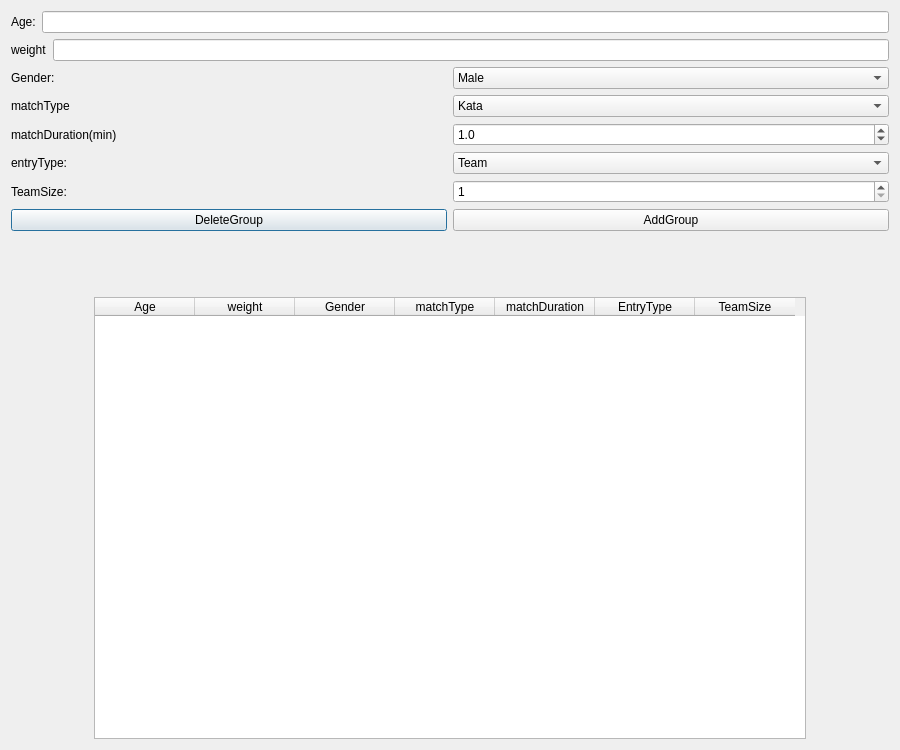
<?xml version="1.0" encoding="UTF-8"?>
<ui version="4.0">
 <class>CompetitionGroupForm</class>
 <widget class="QDialog" name="CompetitionGroupForm">
  <property name="geometry">
   <rect>
    <x>0</x>
    <y>0</y>
    <width>900</width>
    <height>750</height>
   </rect>
  </property>
  <property name="windowTitle">
   <string>Dialog</string>
  </property>
  <layout class="QVBoxLayout" name="verticalLayout">
   <item>
    <layout class="QHBoxLayout" name="horizontalLayout_2">
     <item>
      <widget class="QLabel" name="AgeLabel">
       <property name="text">
        <string>Age:</string>
       </property>
      </widget>
     </item>
     <item>
      <widget class="QLineEdit" name="ageLineEdit"/>
     </item>
    </layout>
   </item>
   <item>
    <layout class="QHBoxLayout" name="horizontalLayout_3">
     <item>
      <widget class="QLabel" name="weightLabel">
       <property name="text">
        <string>weight</string>
       </property>
      </widget>
     </item>
     <item>
      <widget class="QLineEdit" name="weightLineEdit"/>
     </item>
    </layout>
   </item>
   <item>
    <layout class="QHBoxLayout" name="horizontalLayout_4">
     <item>
      <widget class="QLabel" name="GenderLabel">
       <property name="text">
        <string>Gender:</string>
       </property>
      </widget>
     </item>
     <item>
      <widget class="QComboBox" name="genderComboBox">
       <item>
        <property name="text">
         <string>Male</string>
        </property>
       </item>
       <item>
        <property name="text">
         <string>Female</string>
        </property>
       </item>
      </widget>
     </item>
    </layout>
   </item>
   <item>
    <layout class="QHBoxLayout" name="horizontalLayout_5">
     <item>
      <widget class="QLabel" name="matchTypeLabel">
       <property name="text">
        <string>matchType</string>
       </property>
      </widget>
     </item>
     <item>
      <widget class="QComboBox" name="matchTypeComboBox">
       <item>
        <property name="text">
         <string>Kata</string>
        </property>
       </item>
       <item>
        <property name="text">
         <string>Kumite</string>
        </property>
       </item>
      </widget>
     </item>
    </layout>
   </item>
   <item>
    <layout class="QHBoxLayout" name="horizontalLayout_6">
     <item>
      <widget class="QLabel" name="matchDurationLable">
       <property name="text">
        <string>matchDuration(min)</string>
       </property>
      </widget>
     </item>
     <item>
      <widget class="QDoubleSpinBox" name="matchDurationDoubleSpinBox">
       <property name="decimals">
        <number>1</number>
       </property>
       <property name="minimum">
        <double>0.500000000000000</double>
       </property>
       <property name="maximum">
        <double>20.000000000000000</double>
       </property>
       <property name="singleStep">
        <double>0.500000000000000</double>
       </property>
       <property name="value">
        <double>1.000000000000000</double>
       </property>
      </widget>
     </item>
    </layout>
   </item>
   <item>
    <layout class="QHBoxLayout" name="horizontalLayout_9">
     <item>
      <widget class="QLabel" name="entryTypeLabel">
       <property name="text">
        <string>entryType:</string>
       </property>
      </widget>
     </item>
     <item>
      <widget class="QComboBox" name="entryTypeComboBox">
       <item>
        <property name="text">
         <string>Team</string>
        </property>
       </item>
       <item>
        <property name="text">
         <string>Individual</string>
        </property>
       </item>
      </widget>
     </item>
    </layout>
   </item>
   <item>
    <layout class="QHBoxLayout" name="horizontalLayout_7">
     <item>
      <widget class="QLabel" name="teamSizeLabel">
       <property name="text">
        <string>TeamSize:</string>
       </property>
      </widget>
     </item>
     <item>
      <widget class="QSpinBox" name="teamSizeSpinBox">
       <property name="minimum">
        <number>1</number>
       </property>
       <property name="maximum">
        <number>20</number>
       </property>
      </widget>
     </item>
    </layout>
   </item>
   <item>
    <layout class="QHBoxLayout" name="horizontalLayout_8">
     <item>
      <widget class="QPushButton" name="deleteButton">
       <property name="text">
        <string>DeleteGroup</string>
       </property>
      </widget>
     </item>
     <item>
      <widget class="QPushButton" name="addButton">
       <property name="text">
        <string>AddGroup</string>
       </property>
      </widget>
     </item>
    </layout>
   </item>
   <item>
    <spacer name="verticalSpacer">
     <property name="orientation">
      <enum>Qt::Orientation::Vertical</enum>
     </property>
     <property name="sizeType">
      <enum>QSizePolicy::Policy::Fixed</enum>
     </property>
     <property name="sizeHint" stdset="0">
      <size>
       <width>20</width>
       <height>60</height>
      </size>
     </property>
    </spacer>
   </item>
   <item>
    <layout class="QHBoxLayout" name="horizontalLayout">
     <item>
      <spacer name="horizontalSpacer_2">
       <property name="orientation">
        <enum>Qt::Orientation::Horizontal</enum>
       </property>
       <property name="sizeType">
        <enum>QSizePolicy::Policy::Fixed</enum>
       </property>
       <property name="sizeHint" stdset="0">
        <size>
         <width>83</width>
         <height>20</height>
        </size>
       </property>
      </spacer>
     </item>
     <item>
      <widget class="QTableWidget" name="groupTable">
       <column>
        <property name="text">
         <string>Age</string>
        </property>
       </column>
       <column>
        <property name="text">
         <string>weight</string>
        </property>
       </column>
       <column>
        <property name="text">
         <string>Gender</string>
        </property>
       </column>
       <column>
        <property name="text">
         <string>matchType</string>
        </property>
       </column>
       <column>
        <property name="text">
         <string>matchDuration</string>
        </property>
       </column>
       <column>
        <property name="text">
         <string>EntryType</string>
        </property>
       </column>
       <column>
        <property name="text">
         <string>TeamSize</string>
        </property>
       </column>
      </widget>
     </item>
     <item>
      <spacer name="horizontalSpacer">
       <property name="orientation">
        <enum>Qt::Orientation::Horizontal</enum>
       </property>
       <property name="sizeType">
        <enum>QSizePolicy::Policy::Fixed</enum>
       </property>
       <property name="sizeHint" stdset="0">
        <size>
         <width>83</width>
         <height>1</height>
        </size>
       </property>
      </spacer>
     </item>
    </layout>
   </item>
  </layout>
 </widget>
 <resources/>
 <connections/>
</ui>
